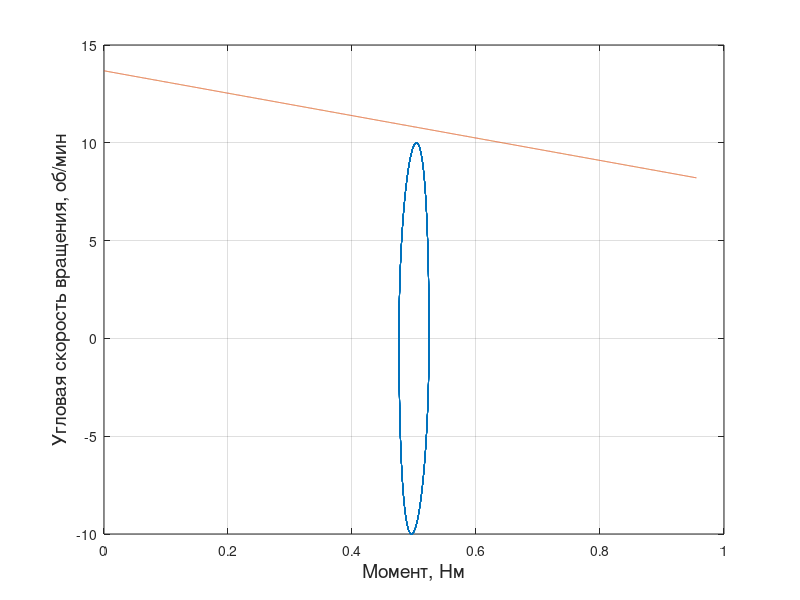

The MATLAB source for this figure:
t = 0:0.1:1000;
w = 1;
a = 6.2;
w_ = w / a;
J = 0.15;
k = 0.004;% гидродинамический коэф
M = 0.5;
a_t = a*sin(w_*t);
w_t = a*w_*cos(w_*t);
q_t = a*w_*w_*sin(w_*t);


Mn = -J.*q_t + k.*abs(w_t).*w_t + M;
% Mn = -J.*q_t + k.*w_t + M;
plot(Mn, 10*w_t)
% xlim([0.3 0.7])
% ylim([-11 11])
xlabel("Момент, Нм", "FontSize", 14)
ylabel("Угловая скорость вращения, об/мин", "FontSize", 14)
grid on
hold on
% построение механической характеристики двигателя
u = 0.5;
i = 546;
m_ = 8.75;
m = 0:0.1:m_* i * u * 0.4;
n0 = 7470/i;
N_M = n0*(1 - m/(m_ * i * u));
plot(m/1000, N_M)
